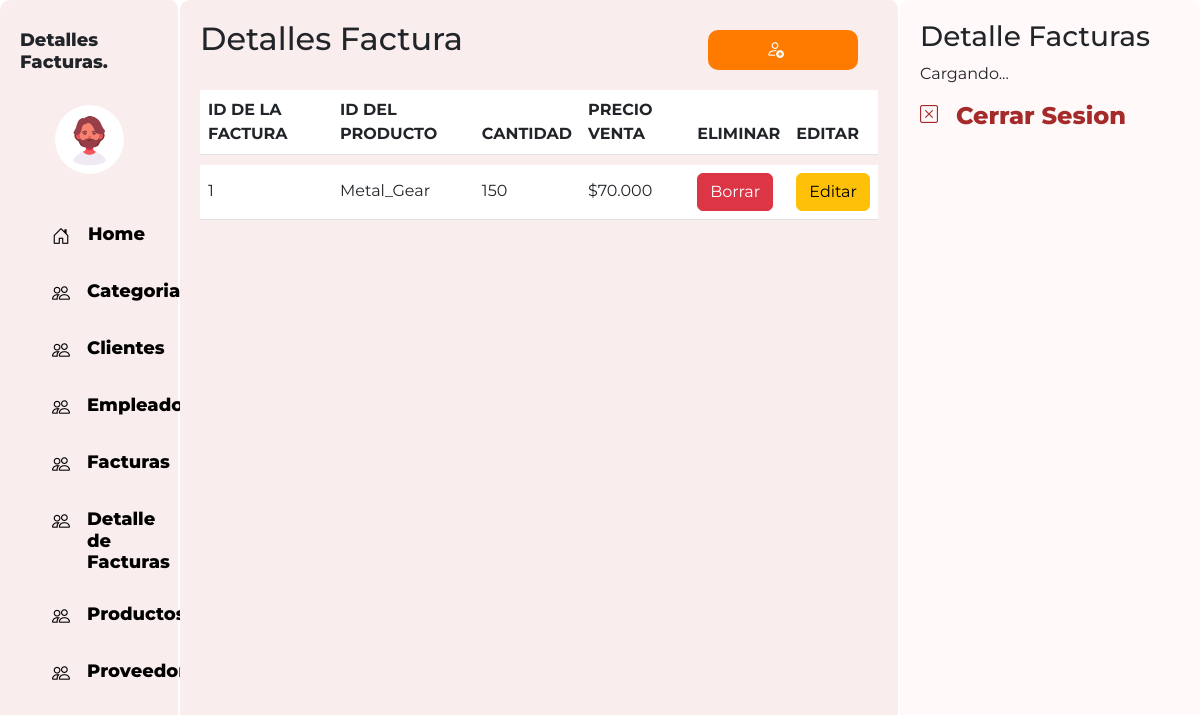
The page /Detalles/detalles.php on the database its author committed.
### tables this page shows
CREATE TABLE `facturasDetalle` (
  `Detalles_ID` int PRIMARY KEY AUTO_INCREMENT NOT NULL,
  `Facturas_ID` int NOT NULL,
  `Productos_ID` int NOT NULL,
  `Cantidad` int NOT NULL,
  `PrecioVenta` VARCHAR(60) NOT NULL,
  FOREIGN KEY (`Facturas_ID`) REFERENCES `facturas`(`Facturas_ID`),
  FOREIGN KEY (`Productos_ID`) REFERENCES `productos`(`Productos_ID`)
);

CREATE TABLE `facturas` (
  `Facturas_ID` int PRIMARY KEY AUTO_INCREMENT NOT NULL,
  `Empleados_ID` int NOT NULL,
  `Clientes_ID` int NOT NULL,
  `Fecha` date NOT NULL,
  FOREIGN KEY (`Empleados_ID`) REFERENCES `empleados`(`Empleados_ID`),
  FOREIGN KEY (`Clientes_ID`) REFERENCES `clientes`(`Clientes_ID`)
);

CREATE TABLE `productos` (
  `Productos_ID` int PRIMARY KEY AUTO_INCREMENT NOT NULL,
  `Categoria_ID` int NOT NULL,
  `Proveedor_ID` int NOT NULL,
  `Productos_Nombre` varchar(60) NOT NULL,
  `Precio_Unitario` varchar(30) NOT NULL,
  `Stock` int NOT NULL,
  `UnidadesPedidas` int NOT NULL,
  `Descontinuado` VARCHAR(10) NOT NULL,
  FOREIGN KEY (`Categoria_ID`) REFERENCES `categoria`(`Categoria_ID`),
  FOREIGN KEY (`Proveedor_ID`) REFERENCES `proveedor`(`Proveedor_ID`)
);

### Detalles/detalle.php (called while the page is built, shortened)
<?php
    class Detalle{
        protected $dbCnx;
        public function __construct($Detalles_ID=0,$Facturas_ID=0,$Productos_ID=0,$Cantidad=0,$PrecioVenta=""){
            $this->dbCnx = new PDO(DB_TYPE . ":host=" . DB_HOST . ";dbname=" . DB_NAME, DB_USER, DB_PWD, [PDO::ATTR_DEFAULT_FETCH_MODE => PDO::FETCH_ASSOC]);
        }
        public function selectAll(){
                try {
                 $stm = $this->dbCnx->prepare("SELECT facturasdetalle.Detalles_ID,facturas.Facturas_ID, productos.Productos_Nombre, facturasdetalle.Cantidad, facturasdetalle.PrecioVenta
                 FROM facturasdetalle
                 INNER JOIN facturas ON facturasdetalle.Facturas_ID = facturas.Facturas_ID
                 INNER JOIN productos ON facturasdetalle.Productos_ID = productos.Productos_ID;");
                 $stm->execute();
                 return $stm->fetchAll();
            } catch (Exception $e) {
                $e -> getMessage();
            }
        }
    }
?>

### Detalles/detalles.php (the view, shortened to what this page needs)
<?php
  require_once("detalle.php");
  $data = new Detalle();
  $all = $data->selectAll();
?>
<!DOCTYPE html>
<html>
<head>
  <link rel="stylesheet" href="https://cdn.jsdelivr.net/npm/bootstrap-icons@1.10.5/font/bootstrap-icons.css">
  <link href="https://cdn.jsdelivr.net/npm/bootstrap@5.3.0-alpha3/dist/css/bootstrap.min.css" rel="stylesheet"
>
  <link rel="stylesheet" type="text/css" href="../css/estudiantes.css">
</head>
<body>
  <div class="contenedor">
    <div class="parte-izquierda">
      <div class="perfil">
        <h3 style="margin-bottom: 2rem;">Detalles Facturas.</h3>
        <img src="../images/Diseño sin título.png" alt="" class="imagenPerfil">
      </div>
      <div class="menus">
        <a href="../Home/home.php" style="display: flex;gap:2px;">
          <i class="bi bi-house-door"> </i>
          <h3 style="margin: 0px;font-weight: 800;">Home</h3>
        </a>
        <a href="../Categorias/categorias.php" style="display: flex;gap:1px;">
          <i class="bi bi-people"></i>
          <h3 style="margin: 0px;font-weight: 800;">Categorias</h3>
        </a>
        <a href="../Clientes/clientes.php" style="display: flex;gap:1px;">
          <i class="bi bi-people"></i>
          <h3 style="margin: 0px;font-weight: 800;">Clientes</h3>
        </a>
        <a href="../Empleados/empleados.php" style="display: flex;gap:1px;">
          <i class="bi bi-people"></i>
          <h3 style="margin: 0px;font-weight: 800;">Empleados</h3>
        </a>
        <a href="../Facturas/facturas.php" style="display: flex;gap:1px;">
          <i class="bi bi-people"></i>
          <h3 style="margin: 0px;font-weight: 800;">Facturas</h3>
        </a>
        <a href="../Detalles/detalles.php" style="display: flex;gap:1px;">
          <i class="bi bi-people"></i>
          <h3 style="margin: 0px;font-weight: 800;">Detalle de Facturas</h3>
        </a>
        <a href="../Productos/productos.php" style="display: flex;gap:1px;">
          <i class="bi bi-people"></i>
          <h3 style="margin: 0px;font-weight: 800;">Productos</h3>
        </a>
        <a href="../Proveedores/proveedores.php" style="display: flex;gap:1px;">
          <i class="bi bi-people"></i>
          <h3 style="margin: 0px;font-weight: 800;">Proveedores</h3>
        </a>
      </div>
    </div>
    <div class="parte-media">
      <div style="display: flex; justify-content: space-between;">
        <h2>Detalles Factura</h2>
        <button class="btn-m" data-bs-toggle="modal" data-bs-target="#registrarDetalles"><i class="bi bi-person-add " style="color: rgb(255, 255, 255);" ></i></button>
      </div>
      <div class="menuTabla contenedor2">
        <table class="table table-custom ">
          <thead>
            <tr>
              <th scope="col">ID DE LA FACTURA</th>
              <th scope="col">ID DEL PRODUCTO</th>
              <th scope="col">CANTIDAD</th>
              <th scope="col">PRECIO VENTA</th>
              <th scope="col">ELIMINAR</th>
              <th scope="col">EDITAR</th>
            </tr>
          </thead>
          <tbody class="" id="tabla">
            <?php
            foreach($all as $key=> $val){
            ?>
            <tr>
              <td><?php echo $val['Facturas_ID'] ?></td>
              <td><?php echo $val['Productos_Nombre'] ?></td>
              <td><?php echo $val['Cantidad'] ?></td>
              <td><?php echo $val['PrecioVenta'] ?></td>
              <td>
                <a class="btn btn-danger" href="borrarDetalles.php?Detalles_ID=<?=$val['Detalles_ID']?>&req=delete">Borrar</a>
              </td>
              <td>
                <a class="btn btn-warning" href="editarDetalles.php?Detalles_ID=<?=$val['Detalles_ID']?>">Editar</a>
              </td>
            </tr>
          </tbody>
        <?php
            }
            ?>
        </table>
      </div>
    </div>
    <div class="parte-derecho " id="detalles">
      <h3>Detalle Facturas</h3>
      <p>Cargando...</p>
      <a href="../login/login.php" style="display: flex;gap:2px;color: brown;">
          <i class="bi bi-x-square"></i>
          <h4 style="margin: 0px;font-weight: 800;">Cerrar Sesion</h3>
        </a>
    </div>
</body>
</html>

### css/estudiantes.css (style rules this page uses)
body { font-family: 'Montserrat', sans-serif; height: 100%; overflow: hidden; }
.contenedor { display: flex; flex-direction: row; height: 100vh; margin: 0; }
.contenedor2 { overflow: auto; height: calc(100vh - 100px); }
.parte-media { background-color: #faeded; width: 60%; padding: 20px; border-radius: 10px; border-right: 2px solid rgb(255, 255, 255); }
.parte-derecho { background-color: #fff9f9; width: 25%; padding: 20px; border-radius: 10px; }
.imagenPerfil { border-radius: 100%; width: 50%; height: 50%; }
.perfil { display: flex; justify-content: center; align-items: center; flex-direction: column; font-size:large; font-weight: 800; }
.perfil h3 { font-size:large; font-weight: 800; margin-top: 10px; }
a { text-decoration: none; font-weight: lighter; color: black; }
.menus { padding-left: 2rem; margin-top: 2rem; display: flex; flex-direction: column; justify-content: center; gap: 30px; }
.menus h3 { font-weight: lighter; font-size:large }
i { margin-right: 1rem; font-size: large; }
.btn-m { border: none; background: none; box-shadow: none; outline: none; margin: 10px 20px 10px 20px; width: 150px; height: 40px; object-fit: cover; background-color: rgb(255, 123, 0); text-decoration: none; border-radius: 10PX; color: #fff9f9; font-weight: 800; }
.table>tbody { vertical-align: sub !important; }
.table-custom { border-collapse: separate; border-spacing: 0 10px; }
.table-custom tbody tr { background-color: #f0f0f0; border-radius: 15px; }
.parte-izquierda { background-color: #faeded; width: 15%; border-right: 2px solid rgb(255, 255, 255); padding: 20px; border-radius: 10px; }

### rows shown on the page
facturasdetalle: Facturas_ID.Facturas_ID "1", Productos_ID.Productos_Nombre "Metal_Gear", Cantidad "150", PrecioVenta "$70.000"
